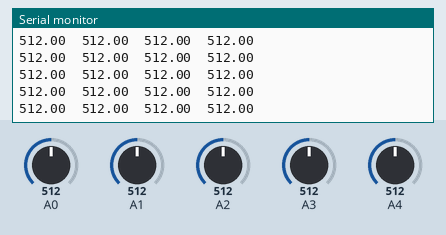
The sketch below on a simulated Arduino Uno, built with avr-gcc and run on an emulated ATmega328P. Parts: the last lines printed to the serial monitor. Inputs (shaded band) come from the test bench; at power-on: A0 = 512, A1 = 512, A3 = 512, A4 = 512, A2 = 512.

Above: at 1.2 s.
1.3 s: A0 set to 716
At 2.4 s:
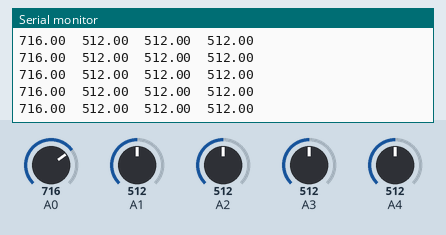
4.3 s: A1 set to 716
At 5.4 s:
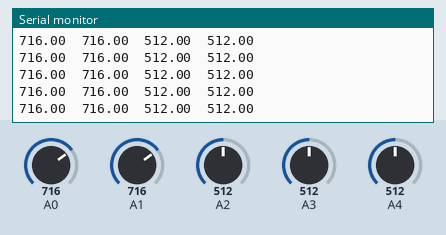
7.3 s: A3 set to 716
At 8.0 s:
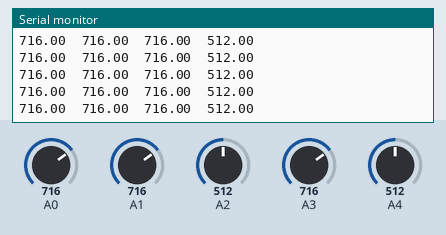
8.8 s: A4 set to 716
At 9.9 s:
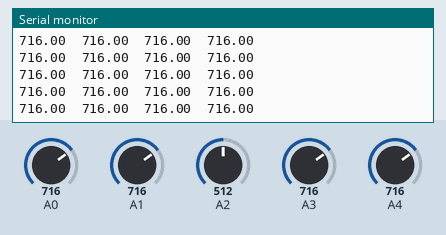
11.8 s: A0 set to 992
At 12.5 s:
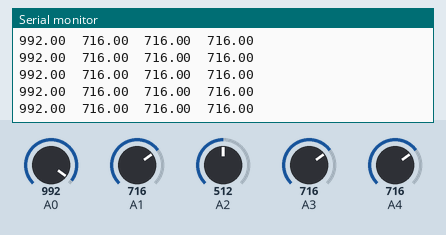
13.3 s: A1 set to 992
At 14.4 s:
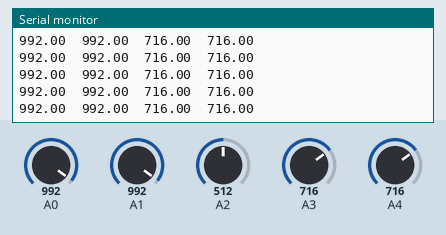
Timing chart, 0 to 15.8 s (numbered marks = the images above; inputs shaded):
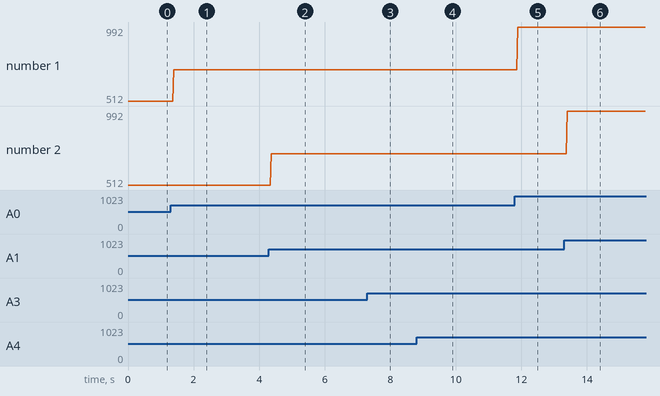

The sketch:

flex1.ino
```cpp
void setup() {
  // put your setup code here, to run once:
  Serial.begin(9600);

}
float f0,f1, f2, f3, f4;
void loop() {
  // put your main code here, to run repeatedly:
  f0 = analogRead(0);
  f1 = analogRead(1);
  f2 = analogRead(2);
  f3 = analogRead(3);
  f4 = analogRead(4);
  Serial.print(f0);
  Serial.print('\t');
  Serial.print(f1);
  Serial.print('\t');
  /*Serial.print(f2);
  Serial.print('\t');*/
  Serial.print(f3);
  Serial.print('\t');
  Serial.println(f4);


}
```

Measured:
- after the input at 1.3 s, the serial monitor: prints a new line after 0.09 s (image 1)
- after the input at 4.3 s, the serial monitor: prints a new line after 0.07 s (image 2)
- after the input at 7.3 s, the serial monitor: prints a new line after 0.09 s (image 3)
- after the input at 8.8 s, the serial monitor: prints a new line after 0.07 s (image 4)
- after the input at 11.8 s, the serial monitor: prints a new line after 0.08 s (image 5)
- after the input at 13.3 s, the serial monitor: prints a new line after 0.09 s (image 6)
- plotted number 1: 512 → 716 after the input at 1.3 s, 716 → 992 after the input at 11.8 s
